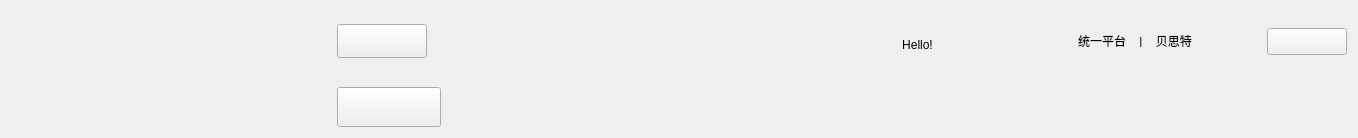
    <widget class="QWidget" name="top" native="true">
     <property name="minimumSize">
      <size>
       <width>1358</width>
       <height>138</height>
      </size>
     </property>
     <property name="maximumSize">
      <size>
       <width>16777215</width>
       <height>138</height>
      </size>
     </property>
     <layout class="QHBoxLayout" name="horizontalLayout_51">
      <item>
       <widget class="QWidget" name="widget_5" native="true">
        <property name="sizePolicy">
         <sizepolicy hsizetype="Expanding" vsizetype="Preferred">
          <horstretch>0</horstretch>
          <verstretch>0</verstretch>
         </sizepolicy>
        </property>
        <property name="minimumSize">
         <size>
          <width>0</width>
          <height>41</height>
         </size>
        </property>
        <property name="maximumSize">
         <size>
          <width>320</width>
          <height>41</height>
         </size>
        </property>
       </widget>
      </item>
      <item>
       <layout class="QVBoxLayout" name="verticalLayout_37">
        <property name="spacing">
         <number>15</number>
        </property>
        <item>
         <layout class="QHBoxLayout" name="horizontalLayout_50">
          <property name="spacing">
           <number>20</number>
          </property>
          <item>
           <widget class="QPushButton" name="btn_manager">
            <property name="minimumSize">
             <size>
              <width>90</width>
              <height>34</height>
             </size>
            </property>
            <property name="maximumSize">
             <size>
              <width>90</width>
              <height>34</height>
             </size>
            </property>
            <property name="text">
             <string/>
            </property>
           </widget>
          </item>
          <item>
           <spacer name="horizontalSpacer">
            <property name="orientation">
             <enum>Qt::Horizontal</enum>
            </property>
            <property name="sizeHint" stdset="0">
             <size>
              <width>40</width>
              <height>20</height>
             </size>
            </property>
           </spacer>
          </item>
          <item>
           <widget class="QWidget" name="widget_4" native="true">
            <layout class="QHBoxLayout" name="horizontalLayout_46">
             <property name="spacing">
              <number>25</number>
             </property>
             <property name="leftMargin">
              <number>0</number>
             </property>
             <property name="topMargin">
              <number>0</number>
             </property>
             <property name="rightMargin">
              <number>0</number>
             </property>
             <property name="bottomMargin">
              <number>0</number>
             </property>
             <item>
              <widget class="QWidget" name="widget_person" native="true">
               <property name="minimumSize">
                <size>
                 <width>182</width>
                 <height>33</height>
                </size>
               </property>
               <property name="maximumSize">
                <size>
                 <width>182</width>
                 <height>33</height>
                </size>
               </property>
               <layout class="QHBoxLayout" name="horizontalLayout_21">
                <property name="leftMargin">
                 <number>20</number>
                </property>
                <property name="topMargin">
                 <number>9</number>
                </property>
                <property name="rightMargin">
                 <number>9</number>
                </property>
                <item>
                 <widget class="QLabel" name="label_person">
                  <property name="minimumSize">
                   <size>
                    <width>131</width>
                    <height>21</height>
                   </size>
                  </property>
                  <property name="maximumSize">
                   <size>
                    <width>131</width>
                    <height>21</height>
                   </size>
                  </property>
                  <property name="text">
                   <string>Hello!</string>
                  </property>
                  <property name="alignment">
                   <set>Qt::AlignCenter</set>
                  </property>
                 </widget>
                </item>
               </layout>
              </widget>
             </item>
             <item>
              <widget class="QWidget" name="widget_addr" native="true">
               <property name="minimumSize">
                <size>
                 <width>214</width>
                 <height>30</height>
                </size>
               </property>
               <property name="maximumSize">
                <size>
                 <width>214</width>
                 <height>30</height>
                </size>
               </property>
               <layout class="QHBoxLayout" name="horizontalLayout_44">
                <property name="topMargin">
                 <number>8</number>
                </property>
                <item>
                 <widget class="QLabel" name="label_addr">
                  <property name="text">
                   <string>统一平台    |    贝思特</string>
                  </property>
                  <property name="alignment">
                   <set>Qt::AlignCenter</set>
                  </property>
                 </widget>
                </item>
               </layout>
              </widget>
             </item>
             <item>
              <widget class="QPushButton" name="btn_quit">
               <property name="minimumSize">
                <size>
                 <width>80</width>
                 <height>27</height>
                </size>
               </property>
               <property name="maximumSize">
                <size>
                 <width>80</width>
                 <height>27</height>
                </size>
               </property>
               <property name="text">
                <string/>
               </property>
              </widget>
             </item>
            </layout>
           </widget>
          </item>
         </layout>
        </item>
        <item>
         <widget class="QPushButton" name="btn_back">
          <property name="minimumSize">
           <size>
            <width>104</width>
            <height>40</height>
           </size>
          </property>
          <property name="maximumSize">
           <size>
            <width>104</width>
            <height>40</height>
           </size>
          </property>
          <property name="text">
           <string/>
          </property>
         </widget>
        </item>
       </layout>
      </item>
     </layout>
    </widget>
